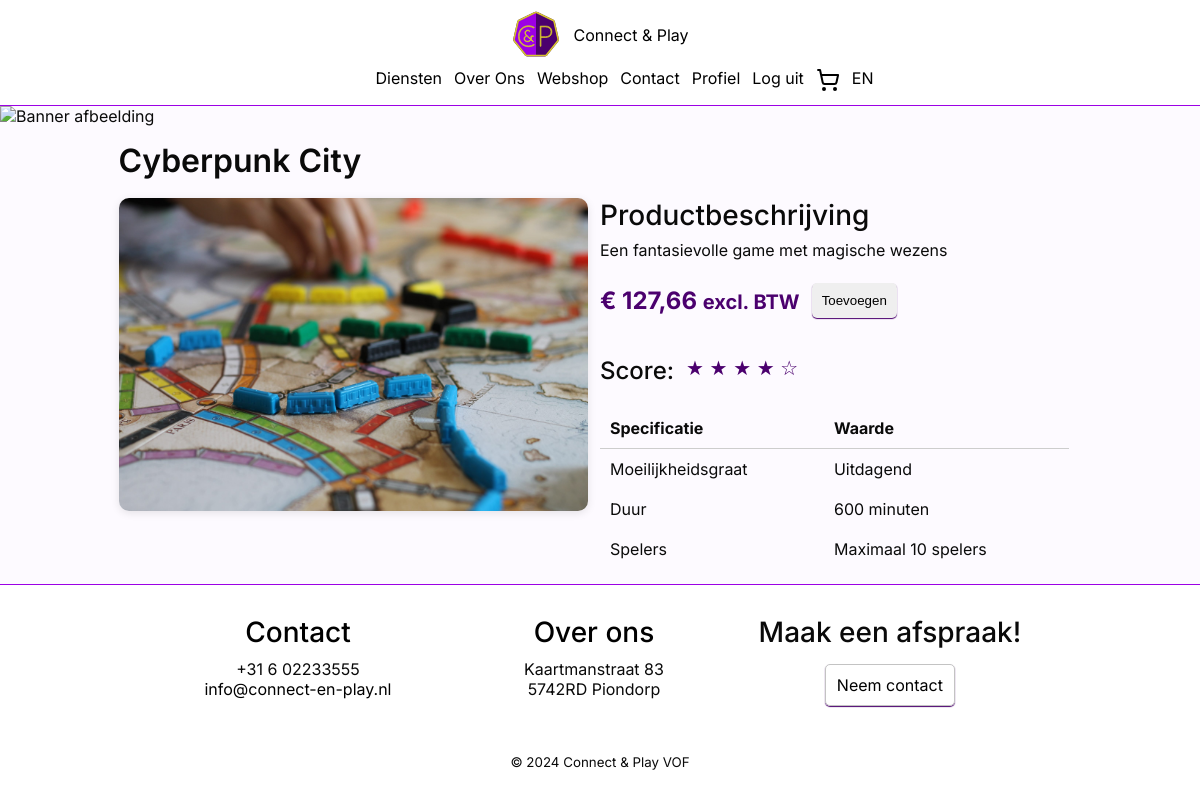
Page /product.php?id=4 (signed in) on the committed database.
### tables this page shows
CREATE TABLE `game` (
  `game_id` int(11) NOT NULL,
  `players` int(11) NOT NULL,
  `price` decimal(10,2) NOT NULL,
  `duration` int(11) DEFAULT NULL CHECK (`duration` > 0),
  `name` varchar(150) NOT NULL,
  `description` mediumtext NOT NULL,
  `difficulty` varchar(20) NOT NULL,
  `left_in_stock` int(11) NOT NULL,
  `image_url` varchar(255) DEFAULT NULL
);

### php/Shared/Database.php (called while the page is built, shortened)
<?php
class Database
{
    private static ?PDO $connection = null;
    public static function connect(
        string $servername = "mariadb",
        string $username = "root",
        string $password = "",
        string $name = "webshop"
    ): PDO {
        if (self::$connection === null) {
            self::$connection = new PDO("mysql:host={$servername};dbname={$name};charset=utf8mb4", $username, $password);
            self::$connection->setAttribute(PDO::ATTR_ERRMODE, PDO::ERRMODE_EXCEPTION);
            self::$connection->setAttribute(PDO::ATTR_DEFAULT_FETCH_MODE, PDO::FETCH_ASSOC);
        }
        return self::$connection;
    }
}

### php/Shop/Controllers/GameController.php (called while the page is built, shortened)
<?php
require_once '/var/www/php/Shop/DataAccess/GameRepository.php';
require_once '/var/www/php/Shop/Domain/Game.php';
class GameController extends Controller
{
    private GameRepository $gameRepository;
    public function __construct()
    {
        $this->gameRepository = new GameRepository();
    }
    public function getGame(): Game
    {
        $id = $_GET['id'] ?? null;
        return $this->getGameById((int)$id);
    }
    public function getGameById(int $id): Game
    {
        return $this->gameRepository->getGame($id);
    }
}

### php/Shop/DataAccess/GameRepository.php (called while the page is built, shortened)
<?php
require_once '/var/www/php/Shared/Database.php';
require_once '/var/www/php/Shop/Domain/Game.php';
class GameRepository
{
    private PDO $db;
    public function __construct()
    {
        try {
            $this->db = Database::connect();
        } catch (PDOException $e) {
            echo "Fout bij het verbinden met de database: " . $e->getMessage();
            exit;
        }
    }
    public function getGame(int $id): ?Game
    {
        $stmtGame = $this->db->prepare("CALL get_game(:id)");
        $stmtGame->execute(['id' => $id]);
        $gameData = $stmtGame->fetch();
        return new Game(
            players: (int)$gameData['players'],
            price: (float)$gameData['price'],
            duration: (int)$gameData['duration'],
            name: $gameData['name'],
            description: $gameData['description'],
            difficulty: $gameData['difficulty'],
            leftInStock: $gameData['left_in_stock'],
            imageUrl: $gameData['image_url'] ?? '',
            id: $gameData['game_id']
        );
    }
}

### php/Shop/Domain/Game.php (called while the page is built, shortened)
<?php
class Game
{
    public function getId(): ?int
    {
        return $this->id;
    }
    public function getPlayers(): int
    {
        return $this->players;
    }
    public function getPrice(): float
    {
        return $this->price;
    }
    public function getDuration(): int
    {
        return $this->duration;
    }
    public function getName(): string
    {
        return $this->name;
    }
    public function getDescription(): string
    {
        return $this->description;
    }
    public function getDifficulty(): string
    {
        return $this->difficulty;
    }
}
?>

### public/product.php (the view, shortened to what this page needs)
<?php
require_once '../php/Shared/header.php';
require_once '../php/Shop/Controllers/GameController.php';
$gameController = new GameController();
$game = $gameController->getGame();
?>
<img class="banner-img" src="images/bannerImg.jpg" alt="Banner afbeelding" />
<div class="container flex justify-center">
	<div class="container flex justify-center p-15">
		<div class="col-10 flex flex-row">
			<h2 class="pb-10"><?= $game->getName(); ?></h2>
		</div>
		<div class="col-10 flex flex-row">
			<div class="col-6 flex flex-col align-center">
				<img src="images/dienst_3.jpg" class="product-img" alt="Product afbeelding" />
			</div>
			<div class="col-6 flex flex-col">
				<h3>Productbeschrijving</h3>
				<p class="pb-15">
					<?= $game->getDescription(); ?>
				</p>
				<div class="flex flex-row align-center pb-15">
					<h4 class="product-price">€ <?= number_format($game->getPrice(), 2, ',', ''); ?> <small>excl. BTW</small></h4>
					<button id="add-to-cart" onclick="addGameToCart(<?= $game->getId() ?>)" class="button px-10" style="width: auto;">Toevoegen</button>
				</div>
				<div class="flex py-15">
					<h4>Score:</h4>
					<span class="product-score">★ ★ ★ ★ ☆</span>
				</div>
				<table style="border-collapse: collapse;">
					<tr>
						<th class="p-10 text-left table-head">Specificatie</th>
						<th class="p-10 text-left table-head">Waarde</th>
					</tr>
					<tr>
						<td class="p-10">Moeilijkheidsgraat</td>
						<td class="p-10"><?= $game->getDifficulty(); ?></td>
					</tr>
					<tr>
						<td class="p-10">Duur</td>
						<td class="p-10"><?= $game->getDuration(); ?> minuten</td>
					</tr>
					<tr>
						<td class="p-10">Spelers</td>
						<td class="p-10">Maximaal <?= $game->getPlayers(); ?> spelers</td>
					</tr>
				</table>
			</div>
		</div>
	</div>
</div>
<?php
require_once '../php/Shared/footer.php';
?>

### public/css/style.css (style rules this page uses)
:root { --foreground: #0a0a0a; --background: #fdfaff; --primary: #4b006e; --accent: #9c00e5; --highlight: #d6c52e; --box-1: #cdcdcd; --box-2: #b5b5b5; --footer-header: #000; --header-z-index: 10; }
* { margin: 0; padding: 0; box-sizing: border-box; }
body { font-family: "Inter", "Verdana", sans-serif; background-color: var(--background); color: var(--foreground); }
.banner-img { object-fit: cover; width: 100%; height: 200px; margin: 0; padding: 0; }
.product-img { width: 100%; object-fit: cover; border-radius: 10px; box-shadow: 0 2px 8px rgba(0, 0, 0, 0.1); }
.input, .button { width: 100%; padding: 10px 0; border: 1px solid #c3c3c3; border-radius: 5px; box-shadow: 0 1px 1px var(--primary); resize: none; }
.table-head { border-bottom: 1px solid var(--box-1); }
.product-score { color: var(--primary); font-size: 1.25rem; }
.product-price { color: var(--primary); font-weight: 700; }
#add-to-cart { display: flex; border: none; gap: 0.5rem; }

### public/css/grid.css (style rules this page uses)
@media only screen and (min-width: 768px) { .col-6 { width: calc(50% - 1vw); } }
@media only screen and (min-width: 768px) { .col-10 { width: calc(83.333% - 1vw); } }

### public/css/spacing.css (style rules this page uses)
.p-10 { padding: 10px; }
.p-15 { padding: 15px; }
.pb-10 { padding-bottom: 10px; }
.pb-15 { padding-bottom: 15px; }
.px-10 { padding-left: 10px; padding-right: 10px; }
.py-15 { padding-top: 15px; padding-bottom: 15px; }

### public/css/flex.css (style rules this page uses)
.flex { display: flex; flex-wrap: wrap; column-gap: 1vw; row-gap: 1vh; }
.flex-col { flex-direction: column; }
.flex-row { flex-direction: row; }
.justify-center { justify-content: center; }
.align-center { align-items: center; }

### public/css/text.css (style rules this page uses)
.text-left { text-align: left; }
h2 { font-size: 2rem; font-weight: 600; }
h3 { font-size: 1.75rem; font-weight: 500; }
h4 { font-size: 1.5rem; font-weight: 500; }
p { font-size: 1rem; }

### rows in the picture
game: name "Cyberpunk City", description "Een fantasievolle game met magische wezens", price "127,66", difficulty "Uitdagend", duration "600", players "10"

### other values in the picture
__('nav.services') "Diensten"
__('nav.about') "Over Ons"
__('nav.webshop') "Webshop"
__('nav.contact') "Contact"
__('nav.profile') "Profiel"
__('nav.logout') "Log uit"
__('footer.contact') "Contact"
__('footer.about') "Over ons"
__('footer.appointment.title') "Maak een afspraak!"
__('footer.appointment.cta') "Neem contact"
